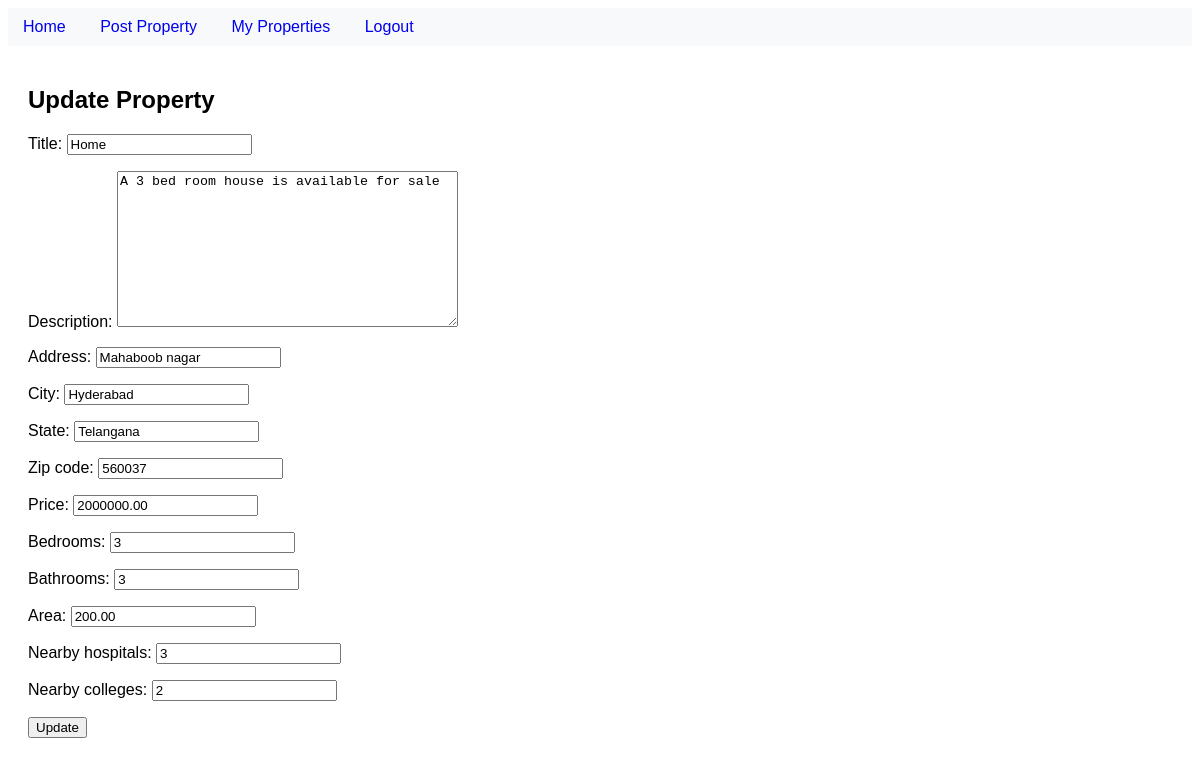
Screenshot of /property/update/1/ (signed in) with the database file from the repository.
### listings/models.py (models this page shows, shortened)
class Property(models.Model):
    title = models.CharField(max_length=255)
    description = models.TextField()
    address = models.CharField(max_length=255)
    city = models.CharField(max_length=100)
    state = models.CharField(max_length=100)
    zip_code = models.CharField(max_length=20)
    price = models.DecimalField(max_digits=10, decimal_places=2)
    bedrooms = models.IntegerField()
    bathrooms = models.IntegerField()
    area = models.DecimalField(max_digits=7, decimal_places=2)
    nearby_hospitals = models.CharField(max_length=255)
    nearby_colleges = models.CharField(max_length=255)
    seller = models.ForeignKey(User, on_delete=models.CASCADE)
    likes = models.ManyToManyField(User, related_name='property_likes', blank=True)

### listings/views.py (the view)
# urls.py: path('property/update/<int:pk>/', views.property_update, name='property_update'),
@login_required
def property_update(request, pk):
    property = Property.objects.get(pk=pk)
    if request.method == 'POST':
        form = PropertyForm(request.POST, instance=property)
        if form.is_valid():
            form.save()
            return redirect('my_properties')
    else:
        form = PropertyForm(instance=property)
    return render(request, 'property_form.html', {'form': form})

### listings/forms.py (shortened to what this page needs)
class PropertyForm(forms.ModelForm):
    class Meta:
        model = Property
        fields = [
            'title', 'description', 'address', 'city', 'state', 'zip_code',
            'price', 'bedrooms', 'bathrooms', 'area', 'nearby_hospitals', 'nearby_colleges'
        ]

### listings/templates/property_form.html (shortened to what this page needs)
{% extends 'base.html' %}
{% block content %}
<h2>{{ form.instance.pk|yesno:"Update Property,Post Property" }}</h2>
<form method="post">
    {{ form.as_p }}
    <button type="submit">{{ form.instance.pk|yesno:"Update,Post" }}</button>
</form>
{% endblock %}

### static/styles.css (style rules this page uses)
body { font-family: Arial, sans-serif; }

### rows the page displays
Property: instance.pk "Update Property", title "Home", description "A 3 bed room house is available for sale", address "Mahaboob nagar", city "Hyderabad", state "Telangana", zip_code "560037", price "2000000.00", bedrooms "3", bathrooms "3", area "200.00", nearby_hospitals "3", nearby_colleges "2", instance.pk "Update"
